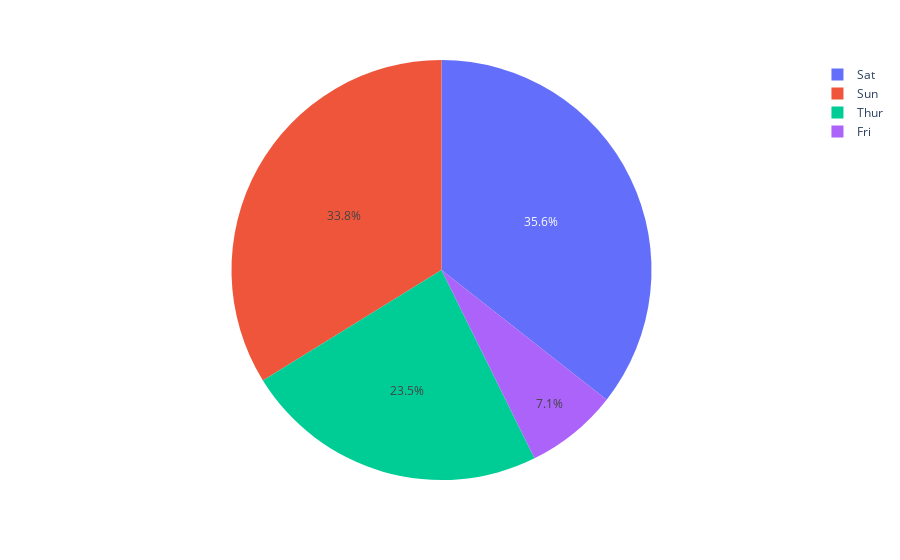

Notebook cell for this chart:
### Code cell
import plotly.express as px
# This dataframe has 244 lines, but 4 distinct values for `day`
df_tips = px.data.tips()
fig = px.pie(df_tips, values='tip', names='day')
fig.show()

### Figure 1 — Plotly figure (JSON) as saved in the notebook; plotly's stock layout.template omitted (floating-point values rounded to 4 significant figures; data arrays with more than 128 entries replaced by an {"elided": "..."} marker saying what was removed)
{"data": [{"domain": {"x": [0, 1], "y": [0, 1]}, "hovertemplate": "day=%{label}<br>tip=%{value}<extra></extra>", "labels": {"elided": "244 str values"}, "legendgroup": "", "name": "", "showlegend": true, "type": "pie", "values": {"elided": "244 float values"}}], "layout": {"legend": {"tracegroupgap": 0}, "margin": {"t": 60}}}
